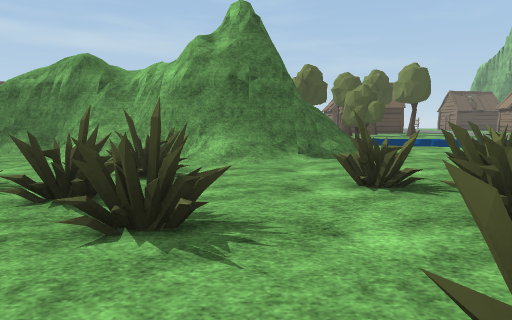
View 1 (above)

12 first-person views from a walk through a Unity game level. The camera is 1.2 m above the floor, tilts 6° down and sees 70° across. The floor is counted in squares, 2 m on a side. Each view is taken from the middle of a square. On the plan, view 1 faces up. The plan holds only what a view shows up to about 10 squares ahead; the rest is blank. The place goes on beyond the plan. Some animated figures are not drawn. Some surface patterns are stand-ins.

View 2
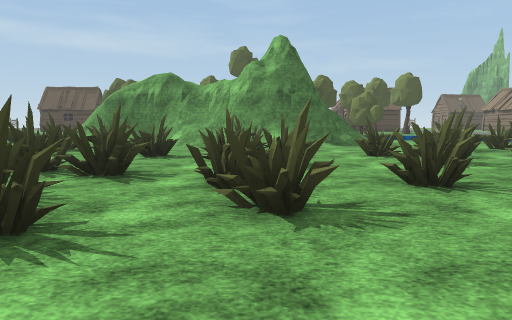

View 3
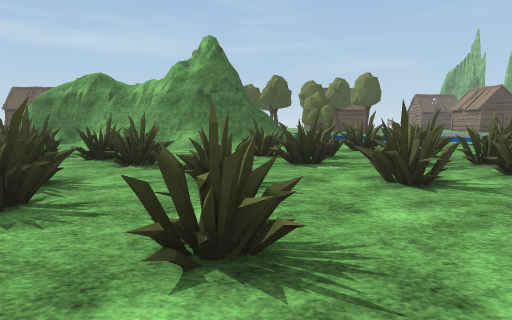

View 4
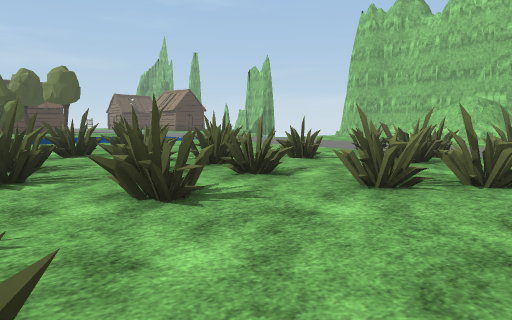

View 5
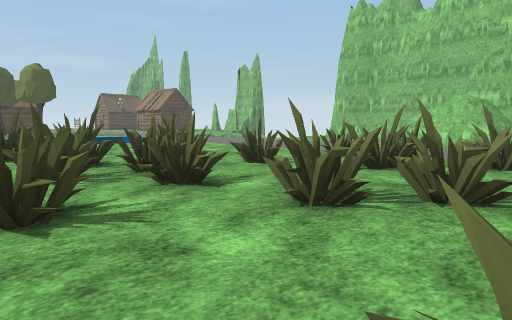

View 6
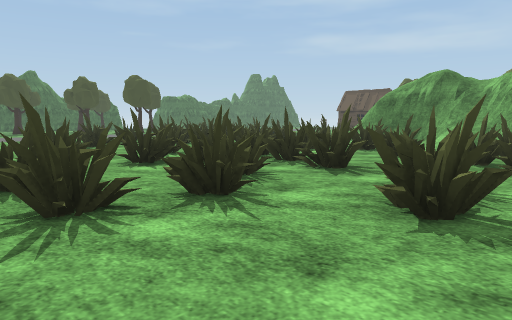

View 7
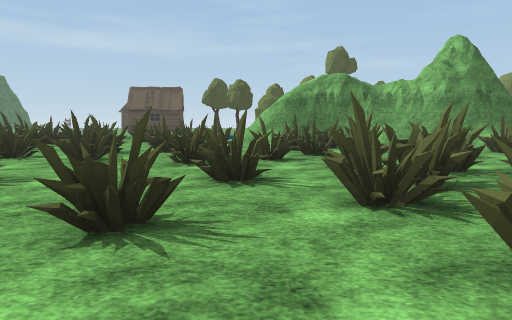

View 8
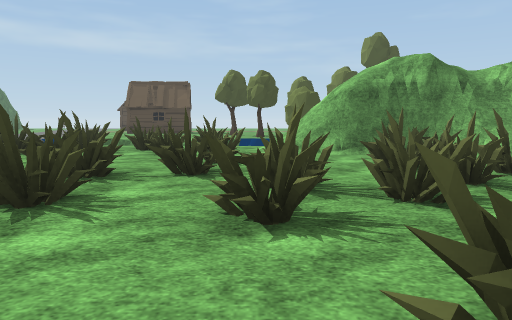

View 9
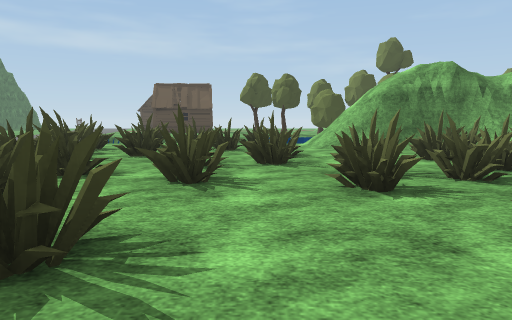

View 10
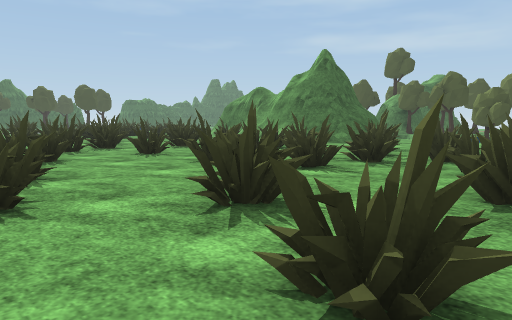

View 11
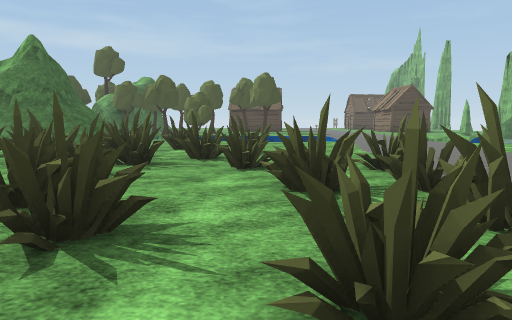

View 12
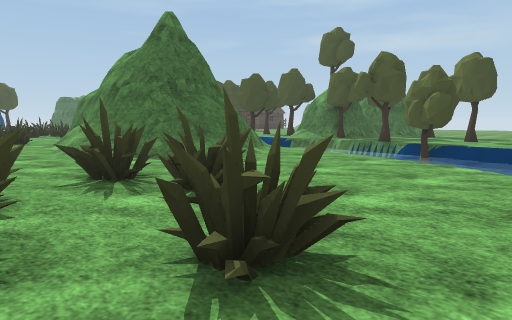

### Floor plan
Key: @ floor where view 1 was taken; # wall or solid block; x gap in a wall; . floor; / step, stairs or slope; = window, fence, low wall or low ledge; ≈ water the walk keeps out of; T thing the floor can be seen under or through; R tree.
Columns run from 12 left of view 1 to 7 right of it. Each row starts with its distance up from view 1.
 14                 ..
 13                RR.
 12               ≈RR≈
 11                 ≈≈≈
 10
  9      .=      #..≈≈
  8 .#.#..##    ##/....
  7 #..#../#######/.....
  6 #........//###......
  5  ##.#..##......##...
  4  #.#....=..#......=.
  3   ##.###.#.#.TT.T=..
  2   #..#.#...#..TTT.#.
  1    ...#.##.x....T...
  0    #...=.#.#@#.....=
 -1     .#....=..#...=.#
 -2      ..##......#...#
 -3       .  .....  ....

Where each view was taken, in squares from view 1:
view 1: 0 up, 0 right, facing up
view 2: 3 down, 1 left, facing up
view 3: 3 down, 1 right, facing up
view 4: 2 down, 1 right, facing up-right
view 5: 2 down, 2 right, facing up-right
view 6: 3 down, 0 right, facing up-left
view 7: 3 down, 6 left, facing up
view 8: 0 up, 7 left, facing up
view 9: 1 down, 8 left, facing up
view 10: 3 down, 7 right, facing up-left
view 11: 3 down, 6 right, facing up
view 12: 3 up, 7 right, facing up-left
